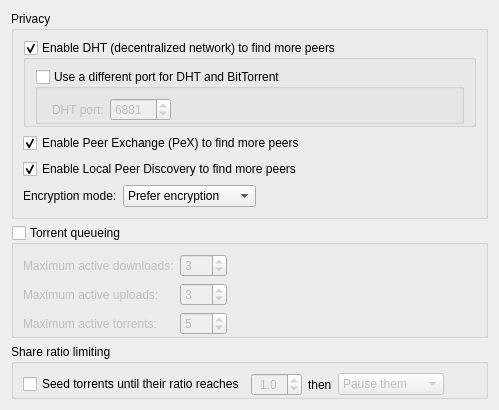
          <widget class="QWidget" name="scrollAreaWidgetContents_4">
           <property name="geometry">
            <rect>
             <x>0</x>
             <y>0</y>
             <width>499</width>
             <height>408</height>
            </rect>
           </property>
           <layout class="QVBoxLayout" name="verticalLayout_7">
            <item>
             <widget class="QGroupBox" name="AddBTFeaturesBox">
              <property name="title">
               <string>Privacy</string>
              </property>
              <layout class="QVBoxLayout" name="verticalLayout_14">
               <item>
                <widget class="QGroupBox" name="checkDHT">
                 <property name="title">
                  <string>Enable DHT (decentralized network) to find more peers</string>
                 </property>
                 <property name="checkable">
                  <bool>true</bool>
                 </property>
                 <layout class="QVBoxLayout" name="verticalLayout_18">
                  <property name="bottomMargin">
                   <number>0</number>
                  </property>
                  <item>
                   <widget class="QGroupBox" name="checkDifferentDHTPort">
                    <property name="title">
                     <string>Use a different port for DHT and BitTorrent</string>
                    </property>
                    <property name="checkable">
                     <bool>true</bool>
                    </property>
                    <property name="checked">
                     <bool>false</bool>
                    </property>
                    <layout class="QVBoxLayout" name="verticalLayout_17">
                     <property name="bottomMargin">
                      <number>0</number>
                     </property>
                     <item>
                      <layout class="QHBoxLayout" name="horizontalLayout_8">
                       <property name="leftMargin">
                        <number>5</number>
                       </property>
                       <item>
                        <widget class="QLabel" name="dh_port_lbl">
                         <property name="text">
                          <string>DHT port:</string>
                         </property>
                        </widget>
                       </item>
                       <item>
                        <widget class="QSpinBox" name="spinDHTPort">
                         <property name="minimum">
                          <number>1</number>
                         </property>
                         <property name="maximum">
                          <number>65525</number>
                         </property>
                         <property name="value">
                          <number>6881</number>
                         </property>
                        </widget>
                       </item>
                       <item>
                        <spacer name="horizontalSpacer_5">
                         <property name="orientation">
                          <enum>Qt::Horizontal</enum>
                         </property>
                         <property name="sizeHint" stdset="0">
                          <size>
                           <width>40</width>
                           <height>20</height>
                          </size>
                         </property>
                        </spacer>
                       </item>
                      </layout>
                     </item>
                    </layout>
                   </widget>
                  </item>
                 </layout>
                </widget>
               </item>
               <item>
                <widget class="QCheckBox" name="checkPeX">
                 <property name="toolTip">
                  <string>Exchange peers with compatible Bittorrent clients (µTorrent, Vuze, ...)</string>
                 </property>
                 <property name="text">
                  <string>Enable Peer Exchange (PeX) to find more peers</string>
                 </property>
                 <property name="checked">
                  <bool>true</bool>
                 </property>
                </widget>
               </item>
               <item>
                <widget class="QCheckBox" name="checkLSD">
                 <property name="toolTip">
                  <string>Look for peers on your local network</string>
                 </property>
                 <property name="text">
                  <string>Enable Local Peer Discovery to find more peers</string>
                 </property>
                 <property name="checked">
                  <bool>true</bool>
                 </property>
                </widget>
               </item>
               <item>
                <layout class="QHBoxLayout">
                 <item>
                  <widget class="QLabel" name="lbl_encryption">
                   <property name="text">
                    <string>Encryption mode:</string>
                   </property>
                  </widget>
                 </item>
                 <item>
                  <widget class="QComboBox" name="comboEncryption">
                   <item>
                    <property name="text">
                     <string>Prefer encryption</string>
                    </property>
                   </item>
                   <item>
                    <property name="text">
                     <string>Require encryption</string>
                    </property>
                   </item>
                   <item>
                    <property name="text">
                     <string>Disable encryption</string>
                    </property>
                   </item>
                  </widget>
                 </item>
                 <item>
                  <spacer>
                   <property name="orientation">
                    <enum>Qt::Horizontal</enum>
                   </property>
                   <property name="sizeHint" stdset="0">
                    <size>
                     <width>40</width>
                     <height>20</height>
                    </size>
                   </property>
                  </spacer>
                 </item>
                </layout>
               </item>
              </layout>
             </widget>
            </item>
            <item>
             <widget class="QGroupBox" name="checkEnableQueueing">
              <property name="title">
               <string>Torrent queueing</string>
              </property>
              <property name="checkable">
               <bool>true</bool>
              </property>
              <property name="checked">
               <bool>false</bool>
              </property>
              <layout class="QGridLayout" name="gridLayout_2">
               <property name="bottomMargin">
                <number>0</number>
               </property>
               <item row="0" column="0">
                <widget class="QLabel" name="label_max_active_dl">
                 <property name="text">
                  <string>Maximum active downloads:</string>
                 </property>
                </widget>
               </item>
               <item row="0" column="1">
                <widget class="QSpinBox" name="spinMaxActiveDownloads">
                 <property name="minimum">
                  <number>-1</number>
                 </property>
                 <property name="maximum">
                  <number>999</number>
                 </property>
                 <property name="value">
                  <number>3</number>
                 </property>
                </widget>
               </item>
               <item row="1" column="0">
                <widget class="QLabel" name="label_max_active_up">
                 <property name="text">
                  <string>Maximum active uploads:</string>
                 </property>
                </widget>
               </item>
               <item row="1" column="1">
                <widget class="QSpinBox" name="spinMaxActiveUploads">
                 <property name="minimum">
                  <number>-1</number>
                 </property>
                 <property name="maximum">
                  <number>999</number>
                 </property>
                 <property name="value">
                  <number>3</number>
                 </property>
                </widget>
               </item>
               <item row="2" column="0">
                <widget class="QLabel" name="maxActiveTorrents_lbl">
                 <property name="text">
                  <string>Maximum active torrents:</string>
                 </property>
                </widget>
               </item>
               <item row="2" column="1">
                <widget class="QSpinBox" name="spinMaxActiveTorrents">
                 <property name="minimum">
                  <number>-1</number>
                 </property>
                 <property name="maximum">
                  <number>999</number>
                 </property>
                 <property name="value">
                  <number>5</number>
                 </property>
                </widget>
               </item>
               <item row="1" column="2">
                <spacer name="horizontalSpacer_2">
                 <property name="orientation">
                  <enum>Qt::Horizontal</enum>
                 </property>
                 <property name="sizeHint" stdset="0">
                  <size>
                   <width>40</width>
                   <height>20</height>
                  </size>
                 </property>
                </spacer>
               </item>
              </layout>
             </widget>
            </item>
            <item>
             <widget class="QGroupBox" name="ratioBox">
              <property name="title">
               <string>Share ratio limiting</string>
              </property>
              <layout class="QVBoxLayout">
               <property name="bottomMargin">
                <number>0</number>
               </property>
               <item>
                <layout class="QHBoxLayout">
                 <item>
                  <widget class="QCheckBox" name="checkMaxRatio">
                   <property name="text">
                    <string>Seed torrents until their ratio reaches</string>
                   </property>
                  </widget>
                 </item>
                 <item>
                  <widget class="QDoubleSpinBox" name="spinMaxRatio">
                   <property name="enabled">
                    <bool>false</bool>
                   </property>
                   <property name="alignment">
                    <set>Qt::AlignHCenter</set>
                   </property>
                   <property name="decimals">
                    <number>1</number>
                   </property>
                   <property name="minimum">
                    <double>0.000000000000000</double>
                   </property>
                   <property name="maximum">
                    <double>20.000000000000000</double>
                   </property>
                   <property name="singleStep">
                    <double>0.050000000000000</double>
                   </property>
                   <property name="value">
                    <double>1.000000000000000</double>
                   </property>
                  </widget>
                 </item>
                 <item>
                  <widget class="QLabel" name="label">
                   <property name="text">
                    <string>then</string>
                   </property>
                  </widget>
                 </item>
                 <item>
                  <widget class="QComboBox" name="comboRatioLimitAct">
                   <property name="enabled">
                    <bool>false</bool>
                   </property>
                   <item>
                    <property name="text">
                     <string>Pause them</string>
                    </property>
                   </item>
                   <item>
                    <property name="text">
                     <string>Remove them</string>
                    </property>
                   </item>
                  </widget>
                 </item>
                 <item>
                  <spacer>
                   <property name="orientation">
                    <enum>Qt::Horizontal</enum>
                   </property>
                   <property name="sizeHint" stdset="0">
                    <size>
                     <width>40</width>
                     <height>20</height>
                    </size>
                   </property>
                  </spacer>
                 </item>
                </layout>
               </item>
              </layout>
             </widget>
            </item>
            <item>
             <spacer name="verticalSpacer_8">
              <property name="orientation">
               <enum>Qt::Vertical</enum>
              </property>
              <property name="sizeHint" stdset="0">
               <size>
                <width>20</width>
                <height>40</height>
               </size>
              </property>
             </spacer>
            </item>
           </layout>
          </widget>
